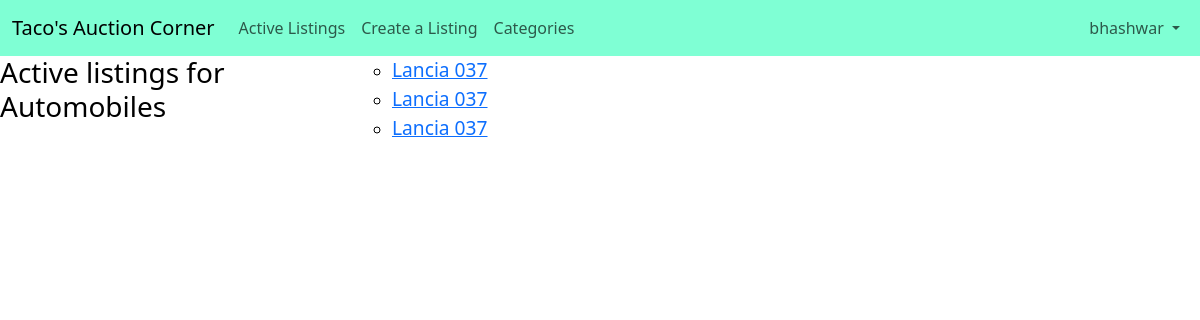
Page /categorylist/AUTOMOBILES/ (signed in) on the committed database.
### auctions/models.py (models this page shows, shortened)
class User(AbstractUser):
    first_name = models.CharField(max_length=64)
    last_name = models.CharField(max_length=64)

class Listing(models.Model):
    user = models.ForeignKey(User, on_delete=models.CASCADE, related_name="listings")
    title = models.CharField(max_length=64)
    description = models.CharField(max_length=1000)
    starting_bid = models.IntegerField()
    current_price = models.IntegerField(default = starting_bid)
    image_url = models.URLField(default="No image provided")
    state = [("A", "Active"), ("D", "Deactive")]
    status = models.CharField(max_length=8, choices=state, default="A")
    CATEGORY_CHOICES = [
        ("ANTIQUES", "Antiques"),
        ("AUTOMOBILES", "Automobiles"),
        ("BOOKS", "Books/Textbooks",),
        ("ELECTRONICS", "Electronics",),
        ('FASHION', "Fashion",),
        ("TOYS", "Toys",),
        ("HOME", "Home/Kitchen",),
        ]
    category = models.CharField(
        max_length=64,
        choices=CATEGORY_CHOICES,
        default="Not Provided"
    )
    highest_bidder = models.ForeignKey(User, on_delete=models.CASCADE, related_name="bids", null=True)

### auctions/views.py (the view)
# urls.py: path("categorylist/<str:category>/", views.catlist, name="catlist"),
@login_required(redirect_field_name=None, login_url="/login")
def catlist(request, category):
    listings = list(Listing.objects.filter(category=category, status="A"))
    return render(request, "auctions/catlist.html", {
        "listings": listings, "category": category.capitalize()
    })

### auctions/templates/auctions/catlist.html (shortened to what this page needs)
{% extends "auctions/layout.html" %}
{% block body %}
    <div class="active-listings">
        <h3>Active listings for {{ category }}</h3>
        <ul class="cats">
            {% for c in listings %}
                <li><a class="category-items" href="{% url 'listing' c.id %}">{{ c.title }}</a></li>
            {% endfor %}
        </ul>
    </div>
{% endblock %}

### auctions/templates/auctions/layout.html (shortened to what this page needs)
{% load static %}
<!DOCTYPE html>
<html lang="en">
    <head>
        <link href="https://cdn.jsdelivr.net/npm/bootstrap@5.3.0/dist/css/bootstrap.min.css" rel="stylesheet">
        <link href="{% static 'auctions/styles.css' %}" rel="stylesheet">
    </head>
    <body>
        <nav class="navbar navbar-expand-lg navbar-light" style="background-color:aquamarine;">
          <div class="container-fluid">
            <a class="navbar-brand" href="#">Taco's Auction Corner</a>
            <div class="collapse navbar-collapse" id="navbarSupportedContent">
              <ul class="navbar-nav me-auto mb-2 mb-lg-0">
                <div id="partition">
                  <div id="partition-1">
                    <li class="nav-item">
                      <a class="nav-link" aria-current="page" href="{% url 'index' %}">Active Listings</a>
                    </li>
                    {% if user.is_authenticated %}
                      <li class="nav-item">
                        <a class="nav-link" href="{% url 'addlisting' %}">Create a Listing</a>
                      </li>
                      <li class="nav-item">
                        <a class="nav-link" href="{% url 'categories' %}">Categories</a>
                      </li>
                    {% endif %}
                  </div>
                  <div id="partition-2">
                    {% if user.is_authenticated %}
                      <li class="nav-item dropdown">
                        <a class="nav-link dropdown-toggle" href="#" id="navbarDropdown" role="button" data-bs-toggle="dropdown" aria-expanded="false">
                          {{ user.username }}
                        </a>
                      </li>
                    {% endif %}
                  </div>
                </div>
              </ul>
            </div>
          </div>
        </nav>
        {% block body %}
        {% endblock %}
    </body>
</html>

### auctions/static/auctions/styles.css (style rules this page uses)
body { color: black; }
ul.navbar-nav { width: 100%; }
#partition { display: flex; justify-content: space-between; width: 100%; }
#partition-1 { display: flex; }
.active-listings { display: grid; width: 90%; }
ul.cats { list-style-type: circle; }
.category-items { font-size: larger; }
@media screen and (min-width: 1000px) { .active-listings { grid-auto-rows: minmax(20%, auto); grid-template-columns: 1fr 1fr 1fr; } }

### rows in the picture
User: username "bhashwar"
Listing: title "Lancia 037"
Listing: title "Lancia 037"
Listing: title "Lancia 037"

### other values in the picture
{{ category }} "Automobiles"
